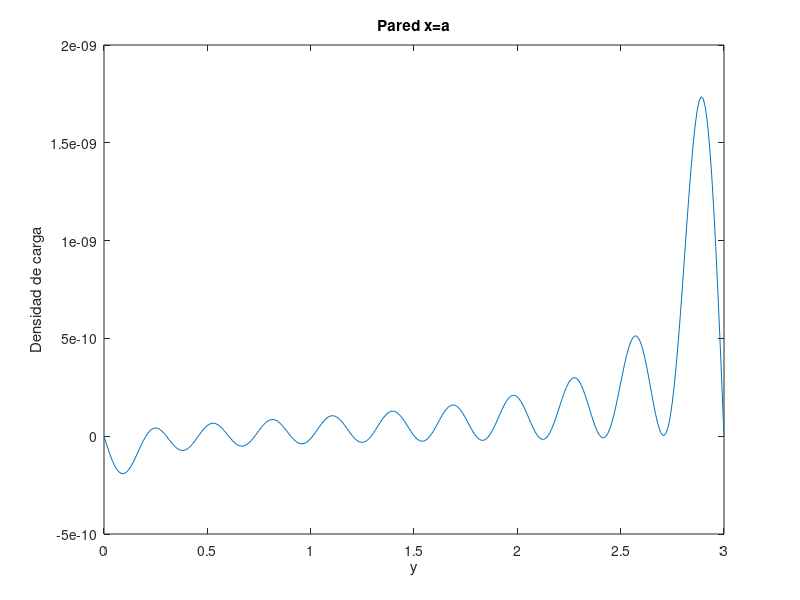

Recreate this plot in MATLAB.
a=2;
b=3;
i=20;

y=linspace(0,3,300);
e=8.85.*10.^(-12);
sigmatotal=0;

for n = 1:i
  integral = cos(n.*pi).*((2.*b.^3+5)./(n.*pi)+12.*b.^3./(n.*pi).^3)+5./(n.*pi);
  An = (exp(n.*pi)-exp(n.*pi.*a./b))./(b.*sinh(n.*pi.*(a./b+1))).*integral;
  Bn = (exp(n.*pi.*a./b)-exp(-n.*pi))./(b.*sinh(n.*pi.*(a./b+1))).*integral;
  sigma = -e.*pi./b.*n.*(An.*exp(n.*pi.*a./b)-Bn.*exp(-n.*pi.*a./b)).*sin(n.*pi.*y./b);
  sigmatotal= sigmatotal+sigma;
endfor
plot(y,sigmatotal)
title("Pared x=a")
xlabel("y")
ylabel("Densidad de carga")